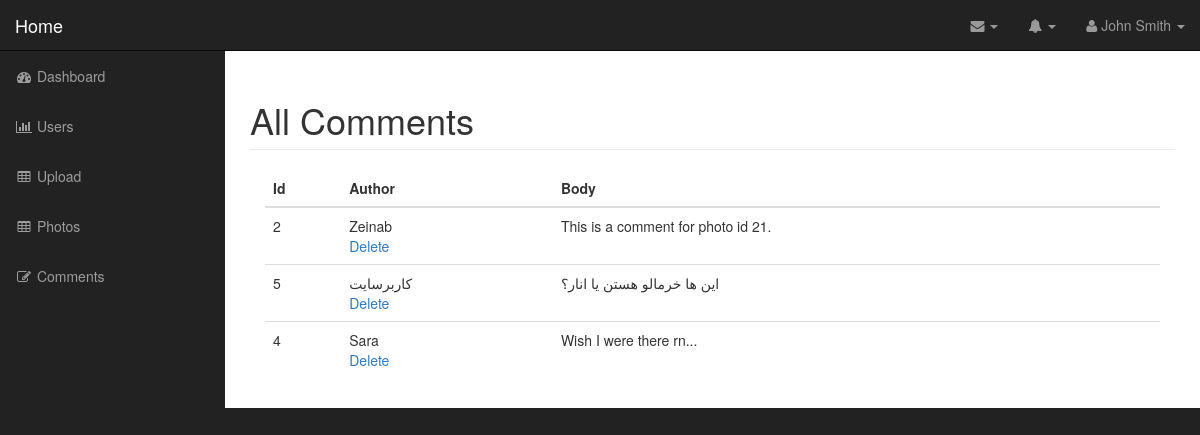
The app's page /admin/comments.php (signed in) with its own data.
### tables this page shows
CREATE TABLE IF NOT EXISTS `comments` (
  `id` int(11) NOT NULL AUTO_INCREMENT,
  `photo_id` int(11) NOT NULL,
  `author` varchar(256) NOT NULL,
  `body` text NOT NULL,
  PRIMARY KEY (`id`),
  KEY `photo_id` (`photo_id`)
);

### admin/includes/database.php (called while the page is built, shortened)
<?php
class Database {
    public $connection;
    public function open_db_connection() {
        $this->connection = new mysqli(DB_HOST, DB_USER, DB_PASS, DB_NAME);
        $this->connection->set_charset('utf8');
    }
    public function query($sql) {
        $result = $this->connection->query($sql);
        return $result;
    }
}
$database = new Database();
?>

### admin/includes/db_object.php (called while the page is built, shortened)
<?php
class Db_object {
    protected static $db_table = 'users';
    public static function find_all() {
        return static::find_by_query('SELECT * FROM '.static::$db_table.'');
    }
    public static function find_by_query($sql) {
        global $database;
        $result_set = $database->query($sql);
        $the_object_array = array();
        $rows = mysqli_fetch_all($result_set, MYSQLI_ASSOC);
        foreach ($rows as $row) {
            $the_object_array[] = static::instantiation($row);
        }
        return $the_object_array;
    }
    public static function instantiation($the_record) {
        $the_object = new $calling_class;
        foreach($the_record as $the_attribute => $value) {
            if ($the_object->has_the_attribute($the_attribute)) {
                $the_object->$the_attribute = $value;
            }
        }
        return $the_object;
    }
    private function has_the_attribute($the_attribute) {
        $object_properties = get_object_vars($this);
        return array_key_exists($the_attribute, $object_properties);
    }
}
?>

### admin/comments.php (the view, shortened to what this page needs)
<?php include("includes/header.php"); ?>
<?php
$comments = Comment::find_all();
?>
        <nav class="navbar navbar-inverse navbar-fixed-top" role="navigation">
            <?php include 'includes/top_nav.php'; ?>
            <?php include 'includes/side_nav.php'; ?>
        </nav>
        <div id="page-wrapper">
            <div class="container-fluid">
                <div class="row">
                    <div class="col-lg-12">
                        <h1 class="page-header">
                            All Comments
                        </h1>
                        <div class="col-md-12">
                            <table class="table table-hover">
                                <thead>
                                    <tr>
                                        <th>Id</th>
                                        <th>Author</th>
                                        <th>Body</th>
                                    </tr>
                                </thead>
                                <tbody>
                                    <?php
                                    foreach ($comments as $comment) : ?>
                                    <tr>
                                        <td><?php echo $comment->id; ?></td>
                                        <td><?php echo $comment->author; ?>
                                            <div class="action_links">
                                                <a href="delete_comment.php?id=<?php echo $comment->id; ?>">Delete</a>
                                            </div>
                                        </td>
                                        <td><?php echo $comment->body; ?></td>
                                    </tr>
                                    <?php endforeach; ?>
                                </tbody>
                            </table>
                        </div>
                    </div>
                </div>
            </div>
        </div>
  <?php include("includes/footer.php"); ?>

### admin/css/sb-admin.css (style rules this page uses)
body { margin-top: 100px; background-color: #222; }
@media (min-width:768px) { body { margin-top: 50px; } }
#page-wrapper { width: 100%; padding: 0; background-color: #fff; }
@media (min-width:768px) { #page-wrapper { padding: 10px; } }

### records on screen
comments: id "2", author "Zeinab", body "This is a comment for photo id 21."
comments: id "5", author "کاربرسایت", body "این ها خرمالو هستن یا انار؟"
comments: id "4", author "Sara", body "Wish I were there rn..."
